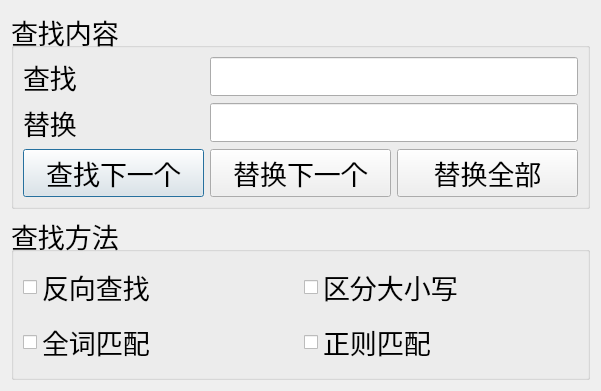
<?xml version="1.0" encoding="UTF-8"?>
<ui version="4.0">
 <class>FindReplaceDialog</class>
 <widget class="QDialog" name="FindReplaceDialog">
  <property name="geometry">
   <rect>
    <x>0</x>
    <y>0</y>
    <width>601</width>
    <height>391</height>
   </rect>
  </property>
  <property name="font">
   <font>
    <pointsize>20</pointsize>
   </font>
  </property>
  <property name="windowTitle">
   <string>Dialog</string>
  </property>
  <layout class="QVBoxLayout" name="verticalLayout">
   <item>
    <widget class="QGroupBox" name="groupBox_2">
     <property name="title">
      <string>查找内容</string>
     </property>
     <layout class="QGridLayout" name="gridLayout_2">
      <item row="0" column="0">
       <widget class="QLabel" name="labelFind">
        <property name="maximumSize">
         <size>
          <width>212</width>
          <height>40</height>
         </size>
        </property>
        <property name="text">
         <string>查找</string>
        </property>
       </widget>
      </item>
      <item row="0" column="1" colspan="2">
       <widget class="QLineEdit" name="lineEditFind"/>
      </item>
      <item row="1" column="0">
       <widget class="QLabel" name="labelReplace">
        <property name="text">
         <string>替换</string>
        </property>
       </widget>
      </item>
      <item row="1" column="1" colspan="2">
       <widget class="QLineEdit" name="lineEditReplace"/>
      </item>
      <item row="2" column="0">
       <widget class="QPushButton" name="btnFindNext">
        <property name="text">
         <string>查找下一个</string>
        </property>
       </widget>
      </item>
      <item row="2" column="1">
       <widget class="QPushButton" name="btnReplaceNext">
        <property name="text">
         <string>替换下一个</string>
        </property>
       </widget>
      </item>
      <item row="2" column="2">
       <widget class="QPushButton" name="btnReplaceAll">
        <property name="text">
         <string>替换全部</string>
        </property>
       </widget>
      </item>
     </layout>
    </widget>
   </item>
   <item>
    <widget class="QGroupBox" name="groupBox">
     <property name="title">
      <string>查找方法</string>
     </property>
     <layout class="QGridLayout" name="gridLayout">
      <item row="0" column="0">
       <widget class="QCheckBox" name="checkReverse">
        <property name="text">
         <string>反向查找</string>
        </property>
       </widget>
      </item>
      <item row="0" column="1">
       <widget class="QCheckBox" name="checkCaseSesitively">
        <property name="text">
         <string>区分大小写</string>
        </property>
       </widget>
      </item>
      <item row="1" column="0">
       <widget class="QCheckBox" name="checkAllMatch">
        <property name="text">
         <string>全词匹配</string>
        </property>
       </widget>
      </item>
      <item row="1" column="1">
       <widget class="QCheckBox" name="checkRegrep">
        <property name="text">
         <string>正则匹配</string>
        </property>
       </widget>
      </item>
     </layout>
    </widget>
   </item>
  </layout>
 </widget>
 <resources/>
 <connections/>
</ui>
